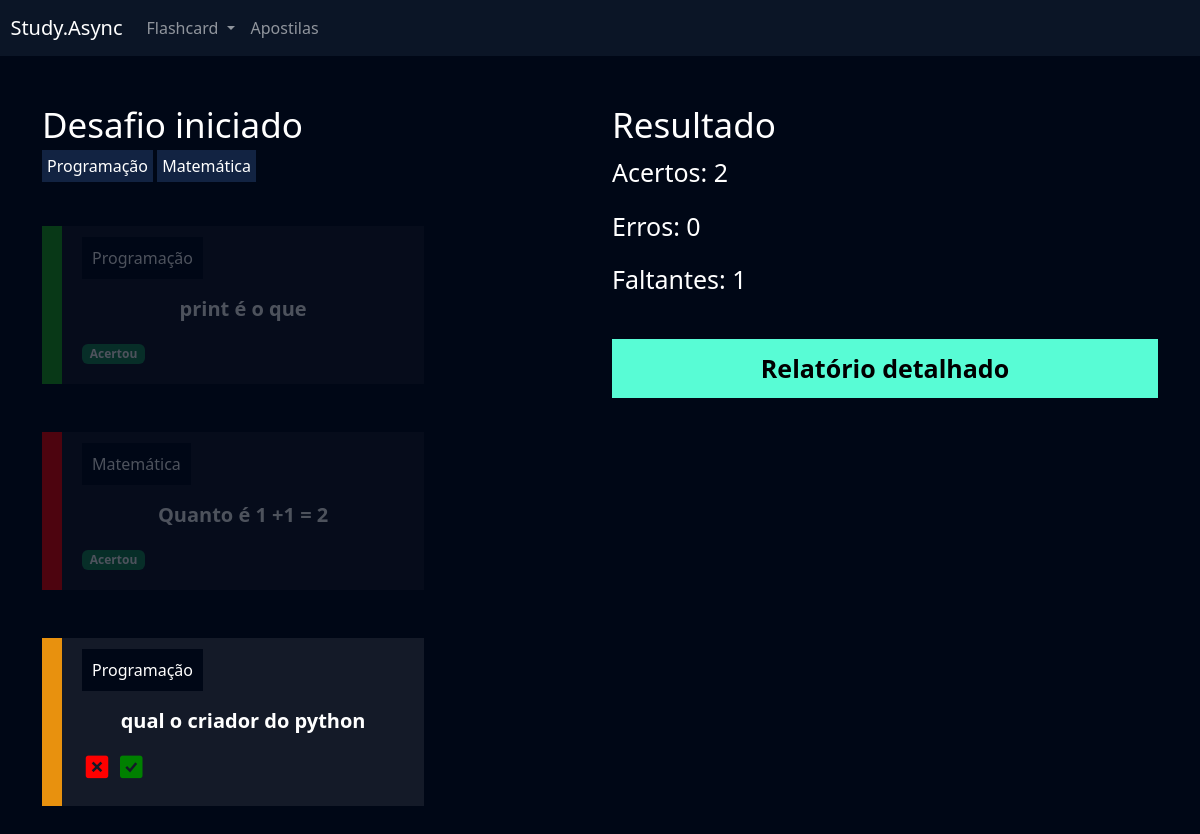
The page /flashcard/desafio/12/ (signed in) on the database its author committed.
### flashcard/models.py (models this page shows, shortened)
class FlashcardDesafio(models.Model):
    flashcard = models.ForeignKey(Flashcard, on_delete=models.DO_NOTHING)
    respondido = models.BooleanField(default=False)
    acertou = models.BooleanField(default=False)

class Flashcard(models.Model):
    DIFICULDADE_CHOICES = (('D', 'Difícil'), ('M', 'Médio'), ('F', 'Fácil'))
    user = models.ForeignKey(User, on_delete=models.DO_NOTHING)
    pergunta = models.CharField(max_length=100)
    resposta = models.TextField()
    categoria = models.ForeignKey(Categoria, on_delete=models.DO_NOTHING)
    dificuldade = models.CharField(max_length=1, choices=DIFICULDADE_CHOICES)
    @property
    def css_dificuldade(self):
        if self.dificuldade == 'F':
            return 'flashcard-facil'
        elif self.dificuldade == 'M':
            return 'flashcard-medio'
        elif self.dificuldade == 'D':
            return 'flashcard-dificil'

class Categoria(models.Model):
    nome = models.CharField(max_length=20)
    def __str__(self):
        return self.nome

### flashcard/views.py (the view)
# urls.py: path('desafio/<int:id>/', views.desafio, name='desafio'),
def desafio(request, id):
    desafio = Desafio.objects.get(id=id)
    if not desafio.user == request.user:
        raise Http404()
    if request.method == 'GET':
        acertos = desafio.flashcards.filter(respondido=True).filter(acertou=True).count()
        erros = desafio.flashcards.filter(respondido=True).filter(acertou=False).count()
        faltantes = desafio.flashcards.filter(respondido=False).count()
        return render(
            request,
            'desafio.html',
            {
                'desafio': desafio, 'acertos' : acertos,
                    'erros' : erros, 'faltantes' : faltantes
            },
        )

### flashcard/templates/desafio.html (shortened to what this page needs)
{% extends "base.html" %}
{% load static %}
{% block 'cabecalho' %}
    <link href="{% static 'usuarios/css/cadastro.css' %}" rel="stylesheet">
    <link href="{% static 'flashcard/css/novo_flashcard.css' %}" rel="stylesheet">
    <link href="{% static 'flashcard/css/iniciar_desafio.css' %}" rel="stylesheet">
    <link href="{% static 'flashcard/css/desafio.css' %}" rel="stylesheet">
    <link href='https://unpkg.com/boxicons@2.1.4/css/boxicons.min.css' rel='stylesheet'>
{% endblock 'cabecalho' %}
{% block 'conteudo' %}
    {% include "partials/header.html" %}
    <div class="container">
        <br>
        <br>
        <div class="row">
            <div class="col-md">
                <h3 class="fonte-secundaria" >Desafio iniciado</h3>
                <span class="badge-categoria">Programação</span>
                <span class="badge-categoria" >Matemática</span>
                <br>
                <br>
                <br>
                {% for flash in desafio.flashcards.all %}
                    <div class="box-new-flashcard {% if flash.respondido %}op2{% endif %}">
                        <div class="flashcard {{flash.flashcard.css_dificuldade}}">
                            <div class="flashcard-categoria">
                                {{flash.flashcard.categoria}}
                            </div>
                            <br>
                            <br>
                            <div class="flashcard-box-item" onclick="flip_card({{flash.id}})">
                                <p class="flashcard-item">{{flash.flashcard.pergunta}}</p>
                            </div>
                            {% if not flash.respondido %}
                                <div class="responder">
                                    <a href="{% url 'responder_flashcard' flash.id %}?acertou=0&desafio_id={{desafio.id}}"><i class='bx bxs-x-square icone-vermelho'></i></a>
                                    <a href="{% url 'responder_flashcard' flash.id %}?acertou=1&desafio_id={{desafio.id}}"><i class='bx bxs-check-square icone-verde' ></i></a>
                                </div>
                            {% else %}
                                {% if flash.acertou %}
                                    <span class="badge bg-success">Acertou</span>
                                {% else %}
                                    <span class="badge bg-danger">Errou</span>
                                {% endif%}
                            {% endif %}
                        </div>
                    </div>
                    <br>
                    <br>
                {% endfor %}
            </div>
            <div class="col-md">
                <h3 class="fonte-secundaria">Resultado</h3>
                <p class="fonte-p">Acertos: {{acertos}}</p>
                <p class="fonte-p">Erros: {{erros}}</p>
                <p class="fonte-p">Faltantes: {{faltantes}}</p>
                <br>
                <a class="btn-cadastro btn-desafio" href="{% url 'relatorio' desafio.id %}">Relatório detalhado</a>
            </div>
        </div>
    </div>
{% endblock 'conteudo' %}

### templates/static/geral/css/base.css (style rules this page uses)
:root { --main-color: #0b1526; --dark-color: #000716; --secondary-dark-color: rgb(15, 2, 26); --light-color: #00c1f3; --contrast-color: #f4c96b; --differential-color: #58fcd5; }
body { background-color: var(--dark-color) !important; color: white !important; }

### templates/static/usuarios/css/cadastro.css (style rules this page uses)
* { margin: 0; padding: 0; }
.btn-cadastro { padding: 10px; background-color: #58fcd5; border: none; border: 1px solid #58fcd5; font-size: 18px; font-weight: bold; padding-left: 25px; padding-right: 25px; }

### templates/static/flashcard/css/novo_flashcard.css (style rules this page uses)
.box-new-flashcard { width: 70%; margin: auto; }
.flashcard { background-color: rgba(255, 255, 255, .08); padding: 20px; }
.flashcard-box-item { text-align: center; }
.flashcard p { font-size: 20px; font-weight: bold; cursor: pointer; }
.flashcard-facil { border-left: 20px solid #1DAB1A; }
.flashcard-medio { border-left: 20px solid #E8910E; }
.flashcard-dificil { border-left: 20px solid #FE0000; }
.flashcard-categoria { background-color: var(--dark-color); display: inline; padding: 10px; }

### templates/static/flashcard/css/iniciar_desafio.css (style rules this page uses)
.fonte-secundaria { font-size: 35px; }

### templates/static/flashcard/css/desafio.css (style rules this page uses)
.badge-categoria { padding: 5px; background-color: #122342; }
.box-new-flashcard { margin: 0; }
.icone-vermelho { color:red; font-size: 30px; }
.icone-verde { color:green; font-size: 30px; }
.op2 { opacity: .3; }
.fonte-p { font-size: 25px; }
.btn-desafio { width: 100% !important; color: black; text-decoration: none; display: block; text-align: center; font-size: 25px; }

### rows shown on the page
FlashcardDesafio: flashcard.categoria "Programação", flashcard.pergunta "print é o que", respondido "Acertou"
FlashcardDesafio: flashcard.categoria "Matemática", flashcard.pergunta "Quanto é 1 +1 = 2", respondido "Acertou"
FlashcardDesafio: flashcard.categoria "Programação", flashcard.pergunta "qual o criador do python"

### other values the page prints
{{ acertos }} "2"
{{ erros }} "0"
{{ faltantes }} "1"
